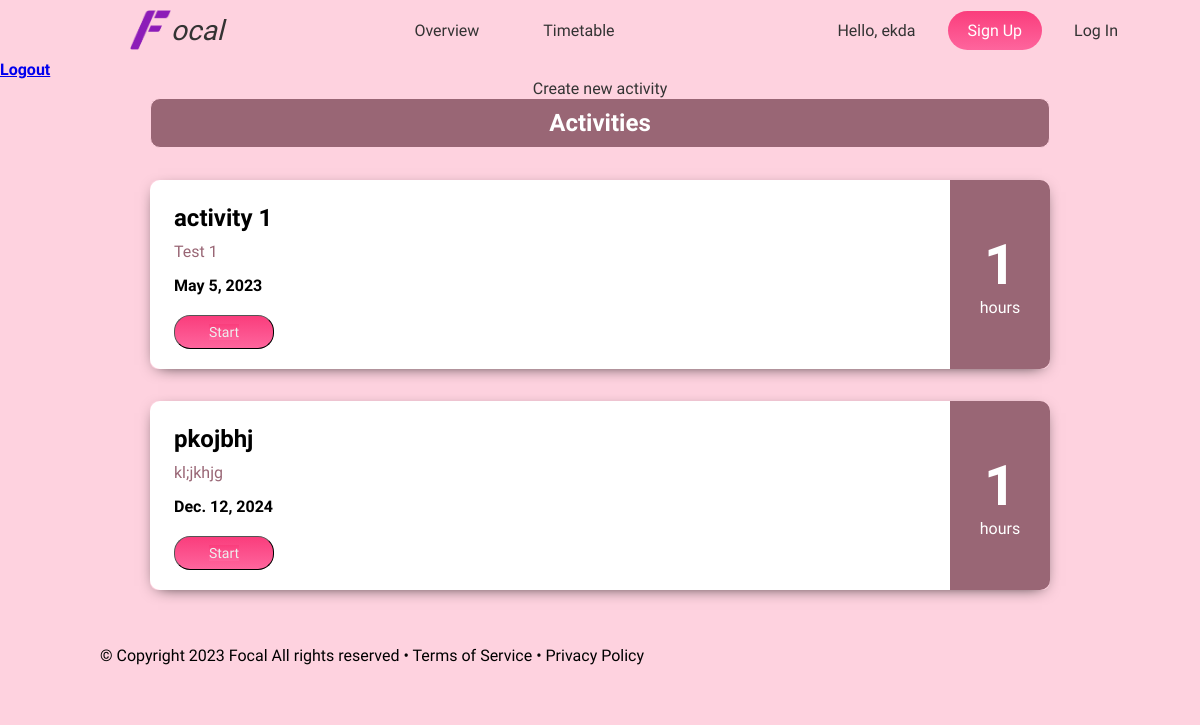
The app's page /timetable/ (signed in) with its own data.
### functionality/models.py (models this page shows, shortened)
class Activity(models.Model):
    activity_name = models.CharField(max_length = 200)
    user_id = models.ForeignKey(User, on_delete=models.CASCADE)
    date_time_start = models.DateField()
    duration = models.IntegerField(default=1)
    completion = models.DecimalField(decimal_places=3, max_digits=4, default=0)
    record_description = models.CharField(max_length=2000)

### functionality/views.py (the view)
# urls.py: path('timetable/', views.timetable, name = 'timetable'),
@login_required(login_url='login')
def timetable(request):
    user = User.objects.get(username = request.user.username)
    try:
        activity_obj = Activity.objects.filter(user_id = user)
    except:
        activity_obj = None
    context = {'activity': activity_obj}
    return render(request, 'timetable.html',context)

### templates/timetable.html (shortened to what this page needs)
{%extends 'base.html'%}
{% block content %}
{%load static%}
<!DOCTYPE html>
<html lang="en">
<head>
    <link rel="stylesheet" href="{% static 'timetable.css' %}">
</head>
<body>
    <div class="activity_container">
        <p><a href="{% url 'create-activity'  %}" class="menu">Create new activity</a></p>
        <h1 class="title">Activities</h1>
        {% for item in activity %}
        <div class="activity">
            <div class="activity_left">
                <h3 class="activity_name">{{item.activity_name}}</h3>
                <div class="record_description">
                    {{item.record_description}}
                </div>
                <div class="date_time_start">
                    {{item.date_time_start}}
                </div>
                <button class="button"><a href="{% url 'timer' activity_name=item.activity_name %}">Start</a></button>
            </div>
            <div class="activity_right">
                <div class="activity_date">
                    <div class="duration">{{item.duration}}</div>
                    <div class="unit">hours</div>
                </div>
            </div>
        </div>
        {% endfor %}
    </div>
</body>
</html>
{% endblock %}

### templates/base.html (shortened to what this page needs)
<!DOCTYPE html>
<html lang="en">
<head>
    {%load static%}
    <link rel="stylesheet" href="{% static 'styles.css' %}" />
</head>
<body>
    <nav class="navbar">
        <div class="navbar__container">
            <a href="/" id="navbar__icon"><img src="{% static 'Focal logo.png' %}" id="icon">ocal</a>
                <ul class="navbar__menu">
                    <li><a href="{% url 'overview' %}" class="menu">Overview</a></li>
                    <li><a href="{% url 'timetable' %}" class="menu">Timetable</a></li>
                </ul>
                <ul class="navbar__menu">
                    <li class="menu">Hello, {{request.user}}</li>
                    <li class="navbar__button"><a href="{% url 'register' %}" id="button">Sign Up</a></li>
                    <li><a href="{% url 'login' %}" class="menu">Log In</a></li>
                </ul>
                </div>
                <div class="navbar__welcome">
                        <span style="font-weight: bold">
                            <a href="{% url 'logout' %}">Logout</a>
                        </span>
        </div>
    </nav>
    {%block content%}
    {%endblock%}
        <footer class="footer">
            <p>© Copyright 2023 Focal All rights reserved • Terms of Service • Privacy Policy</p>
        </footer>
    </body>
</html>

### static/styles.css (style rules this page uses)
* { box-sizing: border-box; padding: 0; margin: 0; font-family: 'Nunito Sans', sans-serif; }
.navbar { background-color: #fed2df; position: sticky; top: 0; z-index: 1; }
.navbar__container { display: flex; justify-content: space-between; align-items: center; height: 60px; width: 100%; z-index: 1; margin: 0 auto; padding: 0 50px; }
#navbar__icon { color: #333333; text-decoration: none; display: flex; align-items: center; cursor: pointer; font-size: 1.75rem; font-weight: 300; font-style: italic; padding-left: 80px; }
#icon { height: 50px; padding: 5px 0 5px 0; }
.navbar__menu { display: flex; align-items: center; list-style: none; text-align: center; }
.menu { color: #333333; text-decoration: none; display: flex; align-items: center; justify-content: center; padding: 0 2rem; height: 100%; }
.navbar__button { display: flex; align-items: center; justify-content: center; }
#button { color: #fff; text-decoration: none; display: flex; align-items: center; justify-content: center; margin: 0 auto; padding: 10px 20px; height: 100%; width: 100%; border: none; outline: none; border-radius: 90px; background: rgb(250, 61, 124); background: linear-gradient(180deg, rgba(250, 61, 124, 1) 0%, rgba(254, 101, 157, 1) 100%); }
.footer { padding: 1rem 0 2rem 0; margin: 40px auto 0 100px; }

### static/timetable.css (style rules this page uses)
* { background-color: #fed2df; }
.activity_container { max-width: 900px; padding: 0; margin: 0 auto; font-family: 'Nunito Sans', sans-serif; }
.title { background-color: #996675; color: white; font-size: 24px; text-align: center; border: 1px solid #fed2df; border-radius: 10px; padding: 10px 0 10px 0; }
.activity { box-shadow: 0 4px 16px -8px rgba(0, 0, 0, 4); display: flex; border-radius: 8px; margin: 32px 0; }
.activity_left { background-color: #fff; display: flex; flex-direction: column; justify-content: center; padding: 0 24px; border-radius: 10px 0 0 10px; width: 800px; }
.activity_name { font-size: 24px; margin: 24px 0 10px 0; background-color: #fff; }
.record_description { background-color: #fff; color: #996675; }
.date_time_start { background-color: #fff; font-weight: bold; padding-top: 15px; }
.button { background: rgb(250, 61, 124); background: linear-gradient(180deg, rgba(250, 61, 124, 1) 0%, rgba(254, 101, 157, 1) 100%); color: white; display: flex; align-items: center; justify-content: center; width: 100px; padding: 8px; border-radius: 16px; border-width: 1px; margin: 20px 0; font-size: 14px; cursor: pointer; transition: all 0.35s; outline: none; }
.button a { background: rgb(250, 61, 124); background: linear-gradient(180deg, rgba(250, 61, 124, 1) 0%, rgba(254, 101, 157, 1) 100%); color: #eee; text-decoration: none; z-index: 2; position: relative; }
.activity_right { background-color: #996675; color: white; font-weight: bold; text-align: center; display: flex; align-items: center; justify-content: center; padding: 8px 48px; border-radius: 0 10px 10px 0; width: 100px; }
.duration { background-color: #996675; font-size: 56px; }
.unit { background-color: #996675; font-size: 16px; font-weight: normal; }

### records on screen
Activity: activity_name "activity 1", record_description "Test 1", date_time_start "May 5, 2023", duration "1"
Activity: activity_name "pkojbhj", record_description "kl;jkhjg", date_time_start "Dec. 12, 2024", duration "1"

### other values on screen
{{ request.user }} "ekda"
